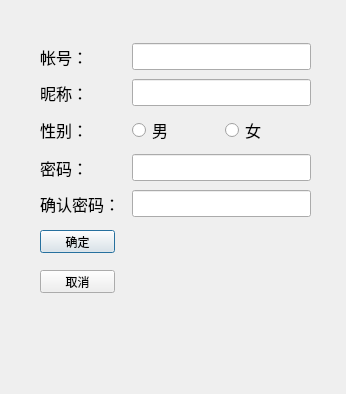
<?xml version="1.0" encoding="UTF-8"?>
<ui version="4.0">
 <class>Login</class>
 <widget class="QDialog" name="Login">
  <property name="geometry">
   <rect>
    <x>0</x>
    <y>0</y>
    <width>346</width>
    <height>394</height>
   </rect>
  </property>
  <property name="minimumSize">
   <size>
    <width>346</width>
    <height>394</height>
   </size>
  </property>
  <property name="maximumSize">
   <size>
    <width>346</width>
    <height>394</height>
   </size>
  </property>
  <property name="windowTitle">
   <string>注册账户</string>
  </property>
  <property name="windowIcon">
   <iconset resource="images.qrc">
    <normaloff>:/img/Novo_Dangos_001.ico</normaloff>:/img/Novo_Dangos_001.ico</iconset>
  </property>
  <property name="styleSheet">
   <string notr="true">background-image: url(:/img/login.jpg);</string>
  </property>
  <widget class="QPushButton" name="ok">
   <property name="geometry">
    <rect>
     <x>40</x>
     <y>230</y>
     <width>75</width>
     <height>23</height>
    </rect>
   </property>
   <property name="text">
    <string>确定</string>
   </property>
  </widget>
  <widget class="QPushButton" name="cancel">
   <property name="geometry">
    <rect>
     <x>40</x>
     <y>270</y>
     <width>75</width>
     <height>23</height>
    </rect>
   </property>
   <property name="text">
    <string>取消</string>
   </property>
  </widget>
  <widget class="QWidget" name="">
   <property name="geometry">
    <rect>
     <x>40</x>
     <y>40</y>
     <width>271</width>
     <height>181</height>
    </rect>
   </property>
   <layout class="QGridLayout" name="gridLayout">
    <item row="0" column="0">
     <widget class="QLabel" name="label_5">
      <property name="styleSheet">
       <string notr="true">font: 12pt</string>
      </property>
      <property name="text">
       <string>帐号：</string>
      </property>
     </widget>
    </item>
    <item row="0" column="1" colspan="2">
     <widget class="QLineEdit" name="user_id">
      <property name="styleSheet">
       <string notr="true">font: 12pt</string>
      </property>
     </widget>
    </item>
    <item row="1" column="0">
     <widget class="QLabel" name="label">
      <property name="styleSheet">
       <string notr="true">font: 12pt</string>
      </property>
      <property name="text">
       <string>昵称：</string>
      </property>
     </widget>
    </item>
    <item row="1" column="1" colspan="2">
     <widget class="QLineEdit" name="name">
      <property name="styleSheet">
       <string notr="true">font: 12pt</string>
      </property>
      <property name="text">
       <string/>
      </property>
     </widget>
    </item>
    <item row="2" column="0">
     <widget class="QLabel" name="label_2">
      <property name="styleSheet">
       <string notr="true">font: 12pt</string>
      </property>
      <property name="text">
       <string>性别：</string>
      </property>
     </widget>
    </item>
    <item row="2" column="1">
     <widget class="QRadioButton" name="male">
      <property name="styleSheet">
       <string notr="true">font: 12pt</string>
      </property>
      <property name="text">
       <string>男</string>
      </property>
     </widget>
    </item>
    <item row="2" column="2">
     <widget class="QRadioButton" name="female">
      <property name="styleSheet">
       <string notr="true">font: 12pt</string>
      </property>
      <property name="text">
       <string>女</string>
      </property>
     </widget>
    </item>
    <item row="3" column="0">
     <widget class="QLabel" name="label_3">
      <property name="styleSheet">
       <string notr="true">font: 12pt</string>
      </property>
      <property name="text">
       <string>密码：</string>
      </property>
     </widget>
    </item>
    <item row="3" column="1" colspan="2">
     <widget class="QLineEdit" name="pwd">
      <property name="styleSheet">
       <string notr="true">font: 12pt</string>
      </property>
     </widget>
    </item>
    <item row="4" column="0">
     <widget class="QLabel" name="label_4">
      <property name="styleSheet">
       <string notr="true">font: 12pt</string>
      </property>
      <property name="text">
       <string>确认密码：</string>
      </property>
     </widget>
    </item>
    <item row="4" column="1" colspan="2">
     <widget class="QLineEdit" name="pwd_1">
      <property name="styleSheet">
       <string notr="true">font: 12pt</string>
      </property>
     </widget>
    </item>
   </layout>
  </widget>
 </widget>
 <resources>
  <include location="images.qrc"/>
 </resources>
 <connections/>
</ui>
